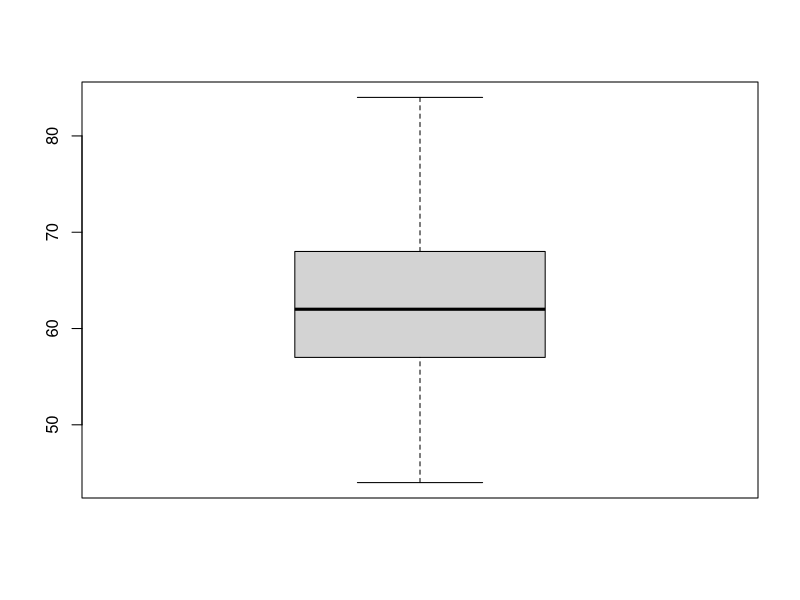
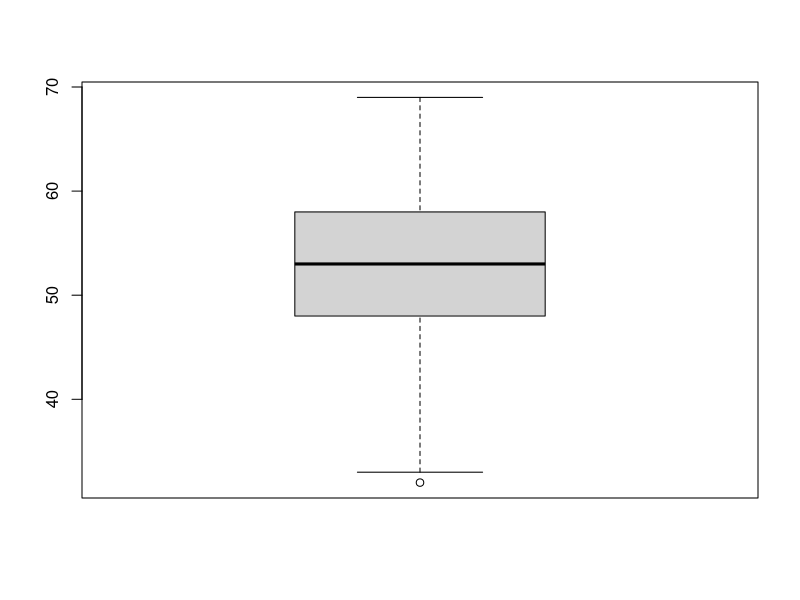
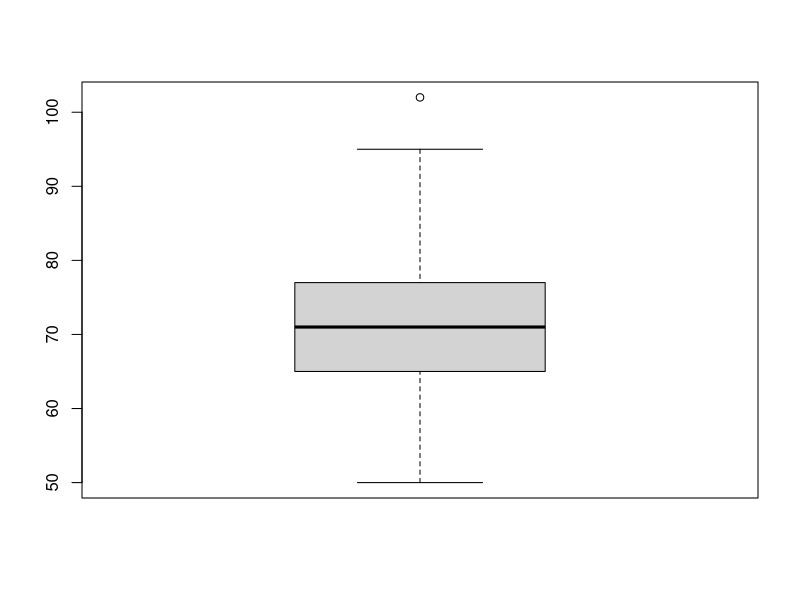
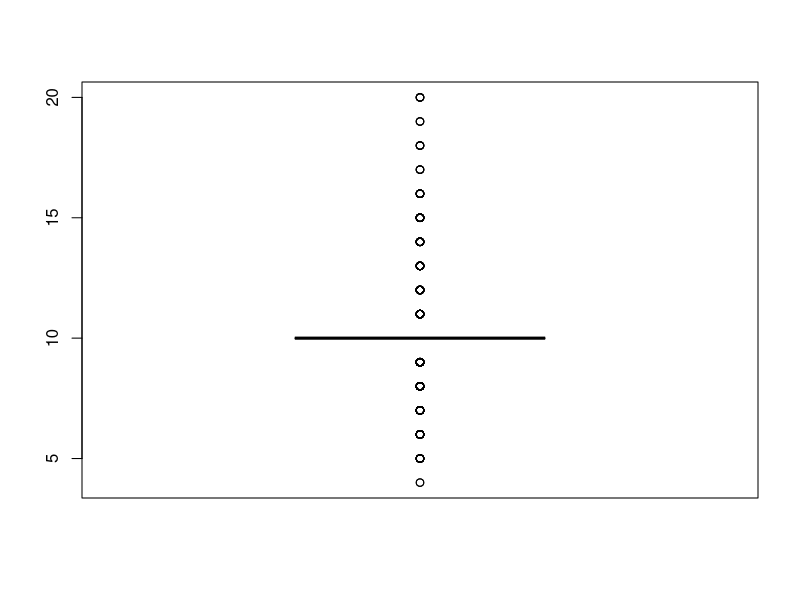
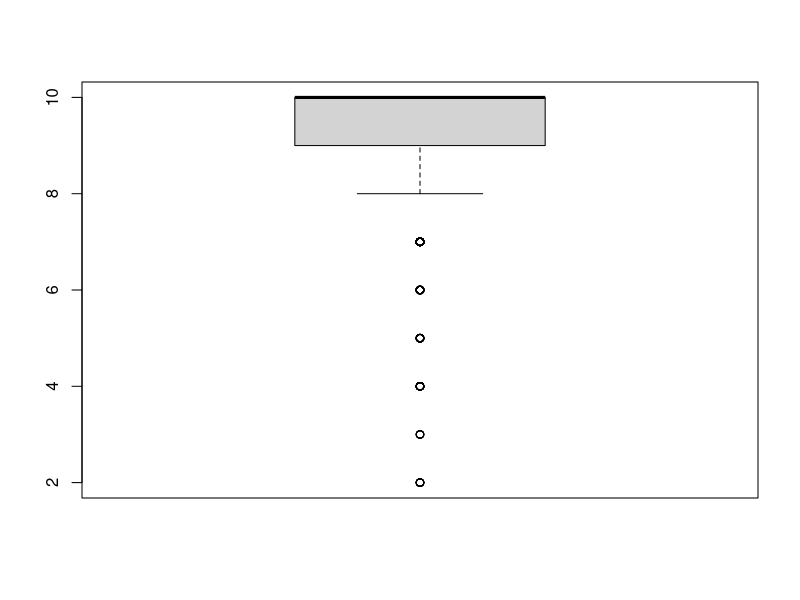
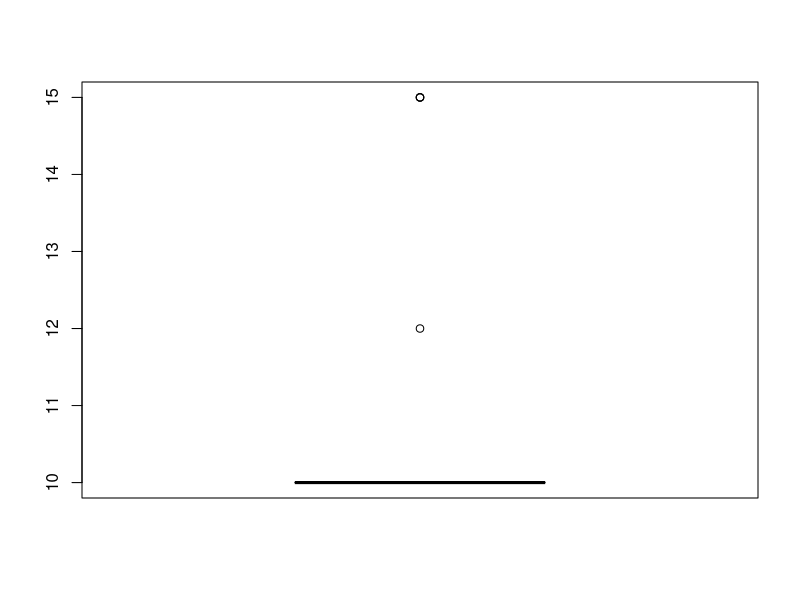
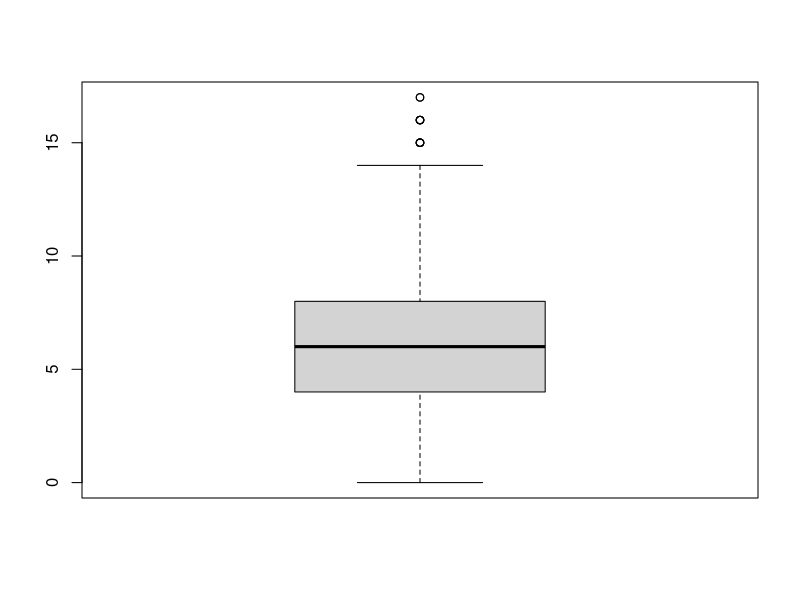

R code for these plots, in order: (Note: this script raises an error after producing the figures.)
# Outliers 

# Identify the outliers in the dataset (you have to decide which table/column), 
# record them for your final report and then remove from the dataset

################################################################################## 
# trip data outliers 

# # create a dataframe to store trip data outliers
# trip_outliers <- data.frame()
# 
# # create a box plot for the trip data for numeric variables
# # box plot for duration
# boxplot(trip_data2$duration) # outliers present
# # find the outliers in duration
# duration_outliers <- boxplot.stats(trip_data2$duration)$out
# # find row numbers for duration outliers 
# duration_outliers_rownum <- which(trip_data2$duration %in% c(duration_outliers))
# duration_outrows <- trip_data2[duration_outliers_rownum,]
# # add the outliers to the trip outliers_dataset
# trip_outliers<- rbind(trip_outliers, duration_outrows)
# # remove outliers from trip_data2 and store in new dataset
# trip_data3 <- trip_data2[-duration_outliers_rownum,]

################################################################################## 
# weather data outliers 

weather_data <- read.csv("weather.csv", header = TRUE, sep = ",")

# create a dataframe from store weather data outliers 
weather_outliers <- data.frame()
weather_data2 <- weather_data

# go through every coloumn and print it out
# for(i in 2:10) {
#   print(names(weather_data)[i])
#   # create a box plot for the weather data for numeric variables
#   boxplot(weather_data[ , i])
#   column_outliers <- boxplot.stats(weather_data2[,i])$out
#   print(column_outliers)
#   # find row numbers for mean_temperature_f outliers
#   column_outliers_rownum <- which(weather_data2[,i] %in% c(column_outliers))
#   print(column_outliers_rownum)
#   column_outrows <- weather_data2[column_outliers_rownum,]
#   # add the outliers to the weather_outliers dataset if not already present
#   weather_outliers<- rbind(weather_outliers, column_outrows)
#   # remove outliers from weather_data and store in new dataset
#   weather_data2 <- weather_data2[-column_outliers_rownum,]
# }

# create a box plot for the weather data for numeric variables
# box plot for mean_temperature_f
boxplot(weather_data$mean_temperature_f) # no outliers present

# box plot for min_temperature_f
boxplot(weather_data$min_temperature_f) # outliers present
# find the outliers in min_temperature_f
mintemp_outliers <- boxplot.stats(weather_data$min_temperature_f)$out
print(mintemp_outliers)
# find row numbers for min_temperature_f outliers
mintemp_outliers_rownum <- which(weather_data$min_temperature_f %in% c(mintemp_outliers))
mintemp_outrows <- weather_data[mintemp_outliers_rownum,]
# add the outliers to the weather_outliers dataset
weather_outliers<- rbind(weather_outliers, mintemp_outrows)
# remove outliers from weather_data and store in new dataset
weather_data <- weather_data[-mintemp_outliers_rownum,]

# box plot for max_temperature_f
boxplot(weather_data$max_temperature_f) # outliers present
# find the outliers in max_termperature_f
maxtemp_outliers <- boxplot.stats(weather_data$max_temperature_f)$out
# find row numbers for max_termperature_f outliers
maxtemp_outliers_rownum <- which(weather_data$max_temperature_f %in% c(maxtemp_outliers))
maxtemp_outrows <- weather_data[maxtemp_outliers_rownum,]
# add the outliers to the weather_outliers dataset
weather_outliers<- rbind(weather_outliers, maxtemp_outrows)
# remove outliers from weather_data and store in new dataset
weather_data <- weather_data[-maxtemp_outliers_rownum,]

# box plot for mean_visibility_miles
boxplot(weather_data$mean_visibility_miles) # outliers present
# find the outliers in mean_visibility_miles
mean_visibility_outliers <- boxplot.stats(weather_data$mean_visibility_miles)$out
# find row numbers for mean_visibility_miles outliers
mean_visibility_outliers_rownum <- which(weather_data$mean_visibility_miles %in% c(mean_visibility_outliers))
mean_visibility_outrows <- weather_data[mean_visibility_outliers_rownum,]
# add the outliers to the weather_outliers dataset
weather_outliers<- rbind(weather_outliers, mean_visibility_outrows)
# remove outliers from weather_data and store rows without outliers in new dataframe
weather_data <- weather_data[-mean_visibility_outliers_rownum,]

# box plot for min_visibility_miles
boxplot(weather_data$min_visibility_miles) # outliers present
# find the outliers in min_visibility_miles
min_visibility_outliers <- boxplot.stats(weather_data$min_visibility_miles)$out
# find row numbers for min_visibility_miles outliers
min_visibility_outliers_rownum <- which(weather_data$min_visibility_miles %in% c(min_visibility_outliers))
min_visibility_outrows <- weather_data[min_visibility_outliers_rownum,]
# add the outliers to the weather_outliers dataset
weather_outliers<- rbind(weather_outliers, min_visibility_outrows)
# remove outliers from weather_data and store rows without outliers in new dataframe
weather_data <- weather_data[-min_visibility_outliers_rownum,]

# box plot for max_visibility_miles
boxplot(weather_data$max_visibility_miles) # outliers present
# find the outliers in max_visibility_miles
max_visibility_outliers <- boxplot.stats(weather_data$max_visibility_miles)$out
# find row numbers for max_visibility_miles outliers
max_visibility_outliers_rownum <- which(weather_data$max_visibility_miles %in% c(max_visibility_outliers))
max_visibility_outrows <- weather_data[max_visibility_outliers_rownum,]
# add the outliers to the weather_outliers dataset
weather_outliers<- rbind(weather_outliers, max_visibility_outrows)
# remove outliers from weather_data and store rows without outliers in new dataframe
weather_data <- weather_data[-max_visibility_outliers_rownum,]

# box plot for mean_wind_speed_mph
boxplot(weather_data$mean_wind_speed_mph) # outliers present
# find the outliers in mean_wind_speed_mph
mean_wind_outliers <- boxplot.stats(weather_data$mean_wind_speed_mph)$out
# find row numbers for mean_wind_speed_mph outliers
mean_wind_outliers_rownum <- which(weather_data$mean_wind_speed_mph %in% c(mean_wind_outliers))
mean_wind_outrows <- weather_data[mean_wind_outliers_rownum,]
# add the outliers to the weather_outliers dataset
weather_outliers<- rbind(weather_outliers, mean_wind_outrows)
# remove outliers from weather_data and store rows without outliers in new dataframe
weather_data <- weather_data[-mean_wind_outliers_rownum,]

# box plot for max_wind_speed_mph
boxplot(weather_data$max_wind_speed_mph) # outliers present
# find the outliers in max_wind_speed_mph
max_wind_outliers <- boxplot.stats(weather_data$max_wind_speed_mph)$out
# find row numbers for max_wind_speed_mph outliers
max_wind_outliers_rownum <- which(weather_data$max_wind_speed_mph %in% c(max_wind_outliers))
max_wind_outrows <- weather_data[max_wind_outliers_rownum,]
# add the outliers to the weather_outliers dataset
weather_outliers<- rbind(weather_outliers, max_wind_outrows)
# remove outliers from weather_data and store rows without outliers in new dataframe
weather_data <- weather_data[-max_wind_outliers_rownum,]

# box plot for mean_gust_speed_mph
boxplot(weather_data$mean_gust_speed_mph) # outliers present
# find the outliers in mean_gust_speed_mph
mean_gust_outliers <- boxplot.stats(weather_data$mean_gust_speed_mph)$out
# find row numbers for mean_gust_speed_mph outliers
mean_gust_outliers_rownum <- which(weather_data$mean_gust_speed_mph %in% c(mean_gust_outliers))
mean_gust_outrows <- weather_data[mean_gust_outliers_rownum,]
# add the outliers to the weather_outliers dataset
weather_outliers<- rbind(weather_outliers, mean_gust_outrows)
# remove outliers from weather_data and store rows without outliers in new dataframe
weather_data <- weather_data[-mean_gust_outliers_rownum,]



